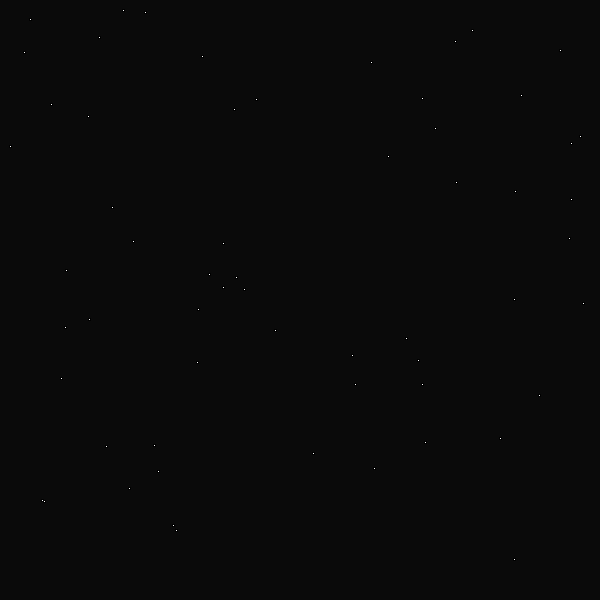
Frame 1 (no input)
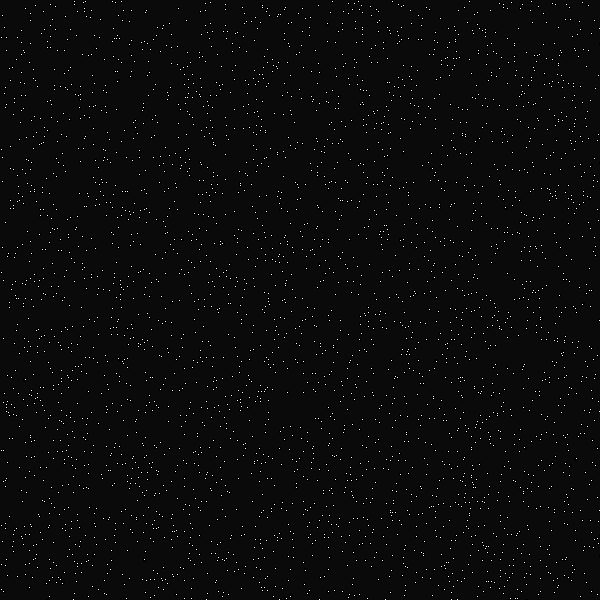
Frame 60 (the mouse pressed at the canvas centre just before this capture)
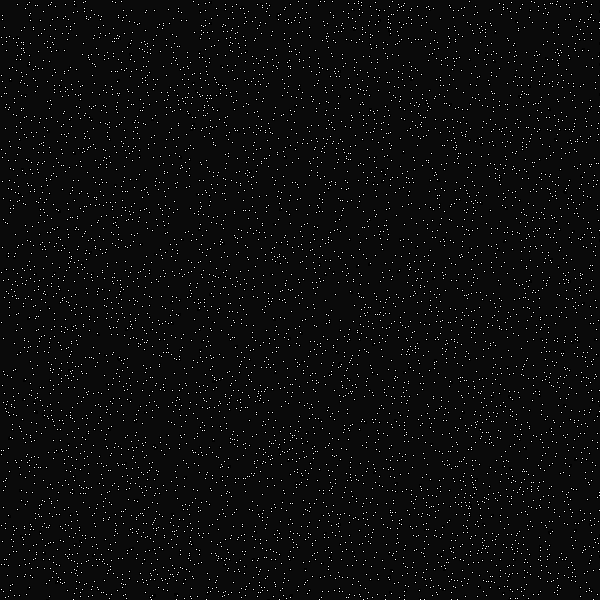
Frame 120 (the mouse held since frame 60 and released just before this capture)

The Processing sketch that drew these frames (run headless with seeded random() and noise(); from frame 60 on, the mouse is pressed at the canvas centre):

// Processing sketch: processing_136260
// ── processing_136260.pde

int h=0;
  
  void setup(){
   size(600,600);
  background(10);
  
  
  }
  
  void draw(){
  
  
   for(int x=0; x<height; x+=10) {
   fill(255);
      rect(random(height),random(height),2,2);
       }   
  
       h=h+10;   
  }
